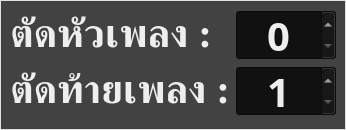
<?xml version="1.0" encoding="UTF-8"?>
<ui version="4.0">
 <class>SongMedley</class>
 <widget class="QWidget" name="SongMedley">
  <property name="geometry">
   <rect>
    <x>0</x>
    <y>0</y>
    <width>263</width>
    <height>130</height>
   </rect>
  </property>
  <property name="windowTitle">
   <string>Form</string>
  </property>
  <property name="styleSheet">
   <string notr="true">#frame {
	border: 1px solid rgb(224, 224, 224);
	background-color: rgba(66, 66, 66);
}

#frame * {
	color: rgb(238, 238, 238);
}

#frame QSpinBox {
	
	background-color: rgb(17, 17, 17);
}</string>
  </property>
  <property name="locale">
   <locale language="English" country="UnitedStates"/>
  </property>
  <layout class="QVBoxLayout" name="verticalLayout">
   <property name="leftMargin">
    <number>0</number>
   </property>
   <property name="topMargin">
    <number>0</number>
   </property>
   <property name="rightMargin">
    <number>0</number>
   </property>
   <property name="bottomMargin">
    <number>0</number>
   </property>
   <item>
    <widget class="QFrame" name="frame">
     <property name="frameShape">
      <enum>QFrame::StyledPanel</enum>
     </property>
     <property name="frameShadow">
      <enum>QFrame::Raised</enum>
     </property>
     <layout class="QFormLayout" name="formLayout">
      <item row="0" column="0">
       <widget class="QLabel" name="label">
        <property name="font">
         <font>
          <family>DilleniaUPC</family>
          <pointsize>30</pointsize>
          <weight>75</weight>
          <bold>true</bold>
         </font>
        </property>
        <property name="text">
         <string>ตัดหัวเพลง :</string>
        </property>
       </widget>
      </item>
      <item row="0" column="1">
       <widget class="QSpinBox" name="spinStart">
        <property name="minimumSize">
         <size>
          <width>100</width>
          <height>0</height>
         </size>
        </property>
        <property name="maximumSize">
         <size>
          <width>16777215</width>
          <height>50</height>
         </size>
        </property>
        <property name="font">
         <font>
          <family>DilleniaUPC</family>
          <pointsize>30</pointsize>
          <weight>75</weight>
          <bold>true</bold>
         </font>
        </property>
        <property name="alignment">
         <set>Qt::AlignCenter</set>
        </property>
        <property name="maximum">
         <number>999</number>
        </property>
       </widget>
      </item>
      <item row="1" column="0">
       <widget class="QLabel" name="label_2">
        <property name="font">
         <font>
          <family>DilleniaUPC</family>
          <pointsize>30</pointsize>
          <weight>75</weight>
          <bold>true</bold>
         </font>
        </property>
        <property name="text">
         <string>ตัดท้ายเพลง :</string>
        </property>
       </widget>
      </item>
      <item row="1" column="1">
       <widget class="QSpinBox" name="spinEnd">
        <property name="minimumSize">
         <size>
          <width>100</width>
          <height>0</height>
         </size>
        </property>
        <property name="maximumSize">
         <size>
          <width>16777215</width>
          <height>50</height>
         </size>
        </property>
        <property name="font">
         <font>
          <family>DilleniaUPC</family>
          <pointsize>30</pointsize>
          <weight>75</weight>
          <bold>true</bold>
         </font>
        </property>
        <property name="alignment">
         <set>Qt::AlignCenter</set>
        </property>
        <property name="minimum">
         <number>1</number>
        </property>
        <property name="maximum">
         <number>999</number>
        </property>
       </widget>
      </item>
     </layout>
    </widget>
   </item>
  </layout>
 </widget>
 <resources/>
 <connections/>
</ui>
